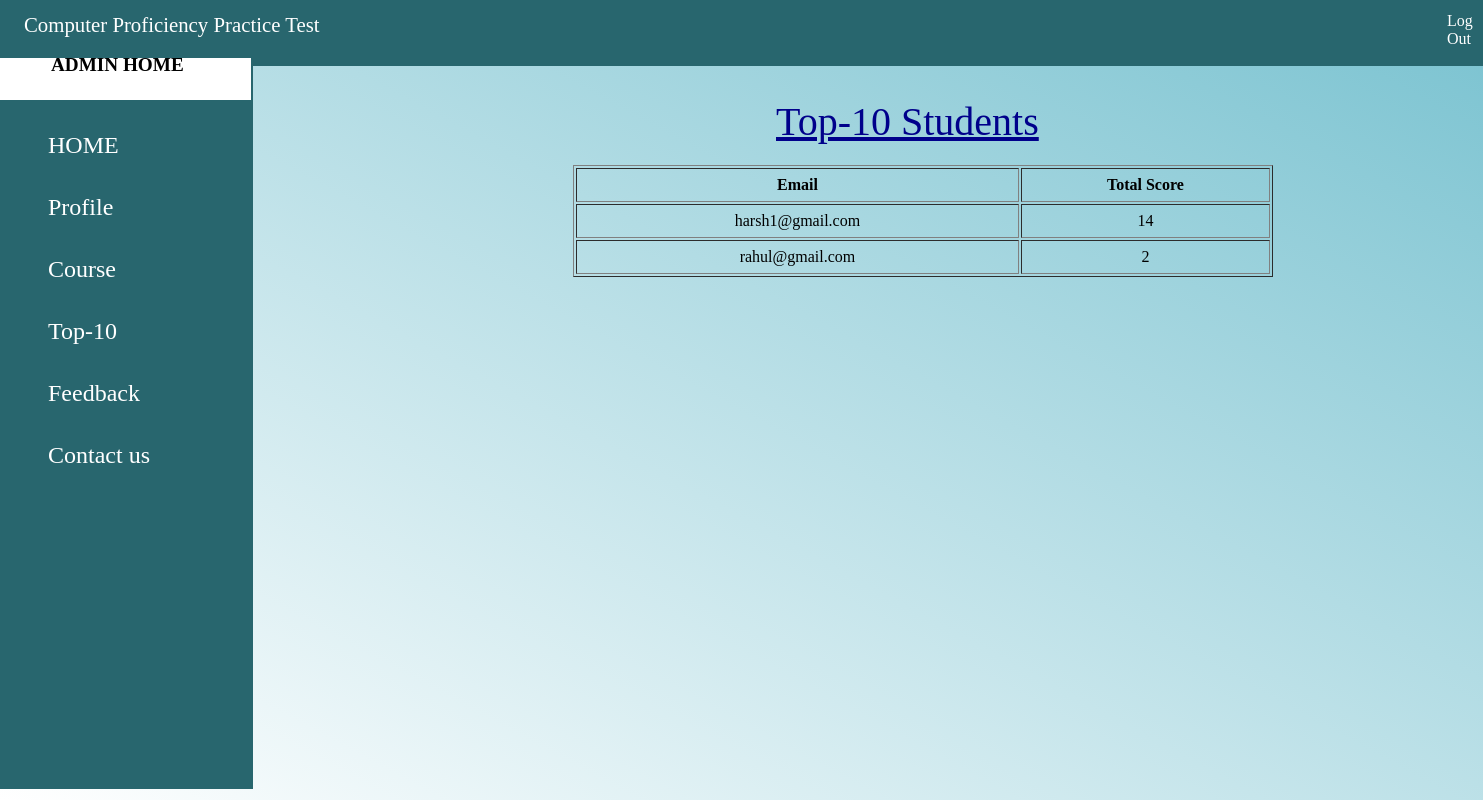
The app's page /admin_top.php with its own data.
### tables this page shows
CREATE TABLE `student_top_10` (
  `email` varchar(30) NOT NULL,
  `total_score` int(11) NOT NULL
);

### admin_top.php (the view, shortened to what this page needs)
<!DOCTYPE html>
<html lang="en">
<head>
       <link rel="stylesheet" href="student_top_10.css">
</head>
<body>
  <div class="div" style='margin-left: -1rem; background-color: #28666e; border-bottom: white; padding: 0rem 0rem 0.5rem 0rem  '>
       <div class="name" style='color: white; margin-left: 2rem'><ion-icon name="logo-buffer" style='color: white'></ion-icon> Computer Proficiency Practice Test </div>
      <div class="log_out">  <a href="index.php" style='color: white'>  Log Out </a></div>
    </div>
 <section class="section" style='height: 100%'>
<form action="admin_course.php">
    <div class="home">
      <div class="add" style='padding: 1.3rem 1rem 2.3rem 1rem;font-size: 1.3rem; weight: 2rem;  margin-top: 3.65rem; margin-left: 0rem ; margin-right: 7rem; background-color: white; font-size: 1.2rem; font-weight: bold; border-right: 2px solid #28666e; '>  <ion-icon class="icon" name="person-circle-outline" style='color: black'></ion-icon><div class="admin" style='color: black'> ADMIN  HOME </div></div>
      <div class="main" style='background-color: #28666e; margin-top: -1rem;  padding: 2rem 2rem 20rem 4rem; margin-left: -1rem;
   margin-right: 7rem; font-size: 1.5rem; margin-bottom: 15rem;'>
      <div class="hom"> <ion-icon name="home-outline"></ion-icon>
       <a href="ahome.php"> HOME</a>
      </div>
      <div class="student"><ion-icon name="people-outline"></ion-icon>
    <a href="admin_stu_info.php"> Profile</a>
  </div>
  <div class="course"><ion-icon name="book-outline"></ion-icon>
    <a href="admin_course.php"> Course </a>
  </div>
  <div class="top"><ion-icon name="ribbon-outline"></ion-icon>
  <a href="student_top_10.php">   Top-10 </a>
  </div>
  <div class="feedback"><ion-icon name="document-text-outline"></ion-icon>
    <a href="admin_feedback.php"> Feedback </a>
 </div>
   <div class="contect"><ion-icon name="help-circle-outline"></ion-icon>
   <a href="admin_contect.html"> Contact us</a>
 </div>
  </div>
</div>
</form>
</section>
<div style="margin-left: 48rem; font-size: 2.5rem; margin-top: 2rem; text-decoration: underline; color: darkblue">Top-10 Students</div>
<?php
    $dbhost = 'localhost';
    $dbuser = 'root';
    $db = 'cpct';
    $conn = mysqli_connect($dbhost, $dbuser, '', $db);
    $query = "SELECT * FROM student_top_10 ORDER BY total_score DESC LIMIT 10";
    $data = mysqli_query($conn, $query);
    $total = mysqli_num_rows($data);
    if ($total != 0) {?>
<div class="stable">
  <table border="1px" align="center" cellpadding="7"  width="700px" style="margin-left: 85px" >
  <tr  >
    <th class="namee" name="email" style='width: 15rem;   '>Email</th>
    <th class="date" name="total_score" style='width: 8rem'>Total Score </th>
     </tr>
     </div>
     <?php
     $n = 1;
        while ($result = mysqli_fetch_assoc($data)) {
          echo "<tr>
          <td style='text-align: center;'>" . $result['email'] . "</td>
          <td style='margin-right: 10rem; text-align: center;'>" . $result['total_score'] . "</td>
        </tr>
        ";
        $n++;}
    } else {
      echo "NO record found";
    }
    ?>
</body>
</html>

### student_top_10.css (style rules this page uses)
.name { margin-left: 350px; font-size: 1.3rem; margin-top: 18px; }
.log_out { margin-left: 1455px; margin-top: -25px; margin-bottom: 10px; }
.log_out a { text-decoration: none; color: white; }
.admin { margin-top: -25px; margin-left: 35px; }
.section { width: 365px; position: fixed; left: 0; top: 0; height: 100%; }
.div { border-bottom: 2px solid black; margin-top: -15px; background-color: rgb(214, 72, 72); border-top: 2px solid black; color: white; margin-right: -8px; }
.add { margin-top: -20px; }
.main { margin-top: 100px; justify-content: space-between; flex-direction: column; color: white; }
.hom { margin-bottom: 35px; }
.hom a { text-decoration: none; color: white; }
.student { margin-bottom: 35px; }
.student a { text-decoration: none; color: white; }
.course { margin-bottom: 35px; }
.course a { text-decoration: none; color: white; }
.top { margin-bottom: 35px; }
.top a { text-decoration: none; color: white; }
.feedback { margin-bottom: 35px; }
.feedback a { text-decoration: none; color: white; }
.contect a { text-decoration: none; color: white; }
.stable { margin-left: 480px; margin-top: 20px; margin-right: 320px; width: 900px; }
.namee { width: 700px; }
.date { width: 3000px; }

### admin_top.php (style rules this page uses)
body { background: linear-gradient(to bottom left, #79c2d0 , white); background-attachment: fixed; }

### records on screen
student_top_10: email "harsh1@gmail.com", total_score "14"
student_top_10: email "rahul@gmail.com", total_score "2"
